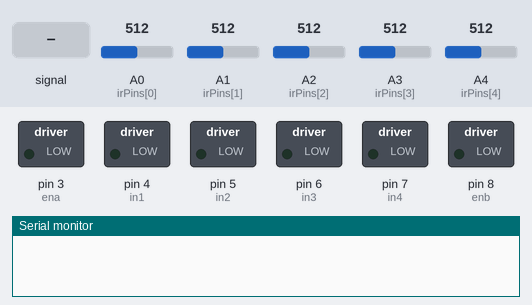
A sketch run on a simulated Arduino Uno, built with avr-gcc and run on an emulated ATmega328P. Parts: switched loads named in the sketch (green lamp = pin HIGH), the last lines printed to the serial monitor. The inputs (shaded band) are chosen by the test bench; at power-on: A0 (irPins[0]) = 512, A1 (irPins[1]) = 512, A4 (irPins[4]) = 512, A2 (irPins[2]) = 512, A3 (irPins[3]) = 512.

Above: at 1.2 s.
1.3 s: A0 (irPins[0]) fed a 200 Hz sine of ±81 counts around its level
At 1.64 s:
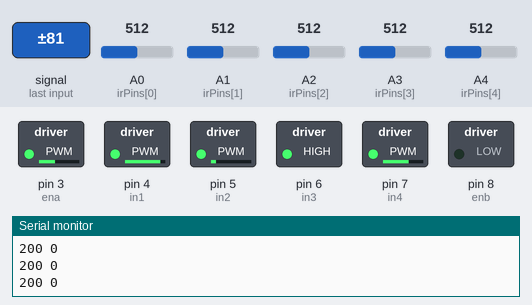
4.3 s: A0 (irPins[0]) set to 490
5.8 s: A1 (irPins[1]) set to 482
At 6.7 s:
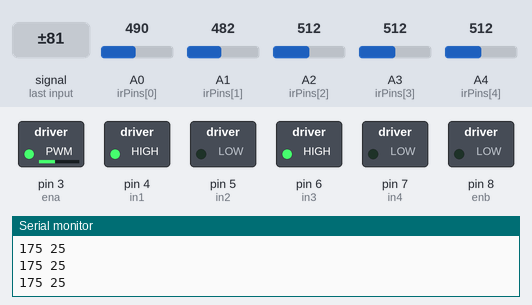
7.3 s: A1 (irPins[1]) set to 510
At 7.7 s:
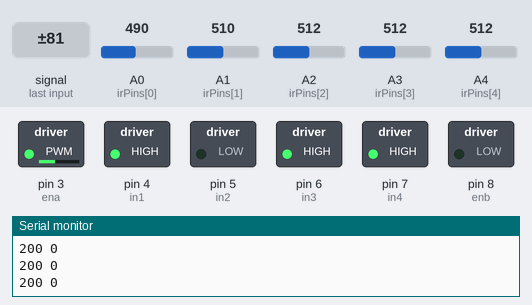
8.8 s: A0 (irPins[0]) set to 515
At 9.7 s:
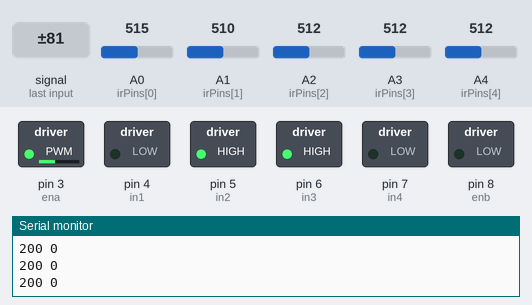
10.3 s: A4 (irPins[4]) set to 485
At 11.5 s:
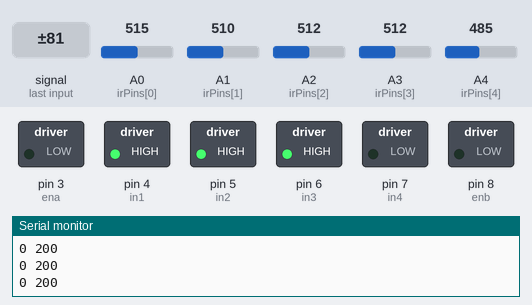
Timing chart, 0 to 12.8 s (numbered marks = the images above; inputs shaded):
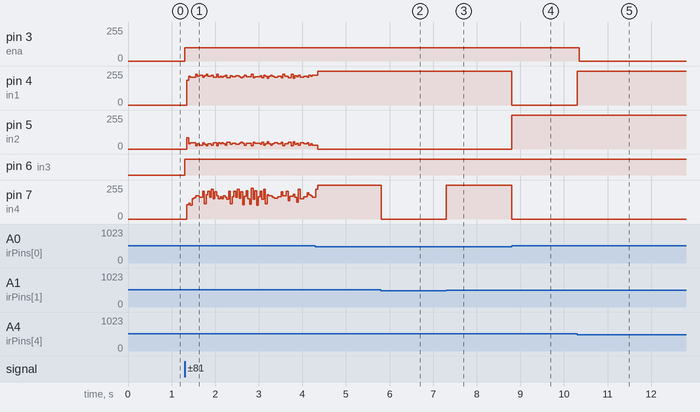

Measured:
- the behaviour switches between 501 and 500 on A1 (irPins[1]) (found by bisection; images 1 and 2)
- the behaviour switches between 500 and 501 on A0 (irPins[0]) (found by bisection; images 3 and 4)
- the behaviour switches between 501 and 500 on A4 (irPins[4]) (found by bisection; images 4 and 5)
- after the input at 1.3 s, pin 3 (ena): 0/255 → 100/255 at once; pin 6 (in3): LOW → HIGH at once
- after the input at 5.8 s, pin 7 (in4): 255/255 → 0/255 at once
- after the input at 7.3 s, pin 7 (in4): 0/255 → 255/255 at once
- after the input at 8.8 s, pin 4 (in1), pin 7 (in4): 255/255 → 0/255 at once; pin 5 (in2): 0/255 → 255/255 at once
- after the input at 10.3 s, pin 3 (ena): 100/255 → 0/255 after 0.05 s; pin 4 (in1): 0/255 → 255/255 at once

The sketch:

lfr_pid.ino
```cpp
//motor
#define ena 3
#define in1 4
#define in2 5
#define in3 6
#define in4 7
#define enb 8
#define baseSpeed 100

//sensor
#define sensNum 5
int threshold = 500;
int sValues[sensNum], lastSensor;
int irPins[]={A0,A1,A2,A3,A4};

//pid
float kp = 5;
float kd = 5;
float ki = 1;
int prevError;
float dt,lastTime;

void initialize()
{
  pinMode(in1,OUTPUT);
  pinMode(in2,OUTPUT);
  pinMode(in3,OUTPUT);
  pinMode(in4,OUTPUT);
  pinMode(ena,OUTPUT);
  pinMode(enb,OUTPUT);

  digitalWrite(in1,LOW);
  digitalWrite(in2,LOW);
  digitalWrite(in3,LOW);
  digitalWrite(in4,LOW);

  lastSensor = 0;
  prevError = 0;
  lastTime = 0;
}

int sensor()
{
  for(int i=0; i<sensNum; i++)
  {
    if(analogRead(irPins[i])>threshold)
    sValues[i]=0;
    else
    sValues[i]=1;
  }
  int error, state, weight, linePosition;
  state = sValues[0]+sValues[1]+sValues[2]+sValues[3]+sValues[4];

  if(state==0)
  return 404;

  weight = 10*sValues[0]+20*sValues[1]+30*sValues[2]+40*sValues[3]+50*sValues[4];
  linePosition = (weight/state);
  error = 30 - linePosition;

  if(sValues[0]==1)
  lastSensor=1;
  if(sValues[4]==1)
  lastSensor=2;

  return error;
}

void motor(int lSpeed, int rSpeed)
{
  if(lSpeed==0)
  {
    digitalWrite(in1,HIGH);
    digitalWrite(in2,HIGH);
  }
  else if(lSpeed>0)
  {
    digitalWrite(in1,HIGH);
    digitalWrite(in2,LOW);
  }
  else if(lSpeed<0)
  {
    digitalWrite(in1,LOW);
    digitalWrite(in2,HIGH);
  }
  if(rSpeed==0)
  {
    digitalWrite(in3,HIGH);
    digitalWrite(in4,HIGH);
  }
  else if(rSpeed>0)
  {
    digitalWrite(in3,HIGH);
    digitalWrite(in4,LOW);
  }
  else if(rSpeed<0)
  {
    digitalWrite(in3,LOW);
    digitalWrite(in4,HIGH);
  }
  if(abs(lSpeed)>baseSpeed)
  lSpeed=baseSpeed;
  if(abs(rSpeed)>baseSpeed)
  rSpeed=baseSpeed;

  analogWrite(ena, abs(lSpeed));
  analogWrite(enb, abs(rSpeed));
}

void PIDlineflw()
{
  int error,strValue;
  float P,I,D;

  error = sensor();

  if(error==404)
  {
    if(lastSensor == 1)
    motor(-180,180);
    else if(lastSensor == 2)
    motor(180,-180);
  }
  else
  {
    P = error;
    I += error*dt;
    D = (error-prevError)/dt;
    prevError=error;
    strValue = (kp*P)+(ki*I)+(kd*D);
    int left = constrain(baseSpeed+strValue,0,255);
    int right = constrain(baseSpeed-strValue,0,255);

    motor(left, right);
 Serial.print(left);
 Serial.print(' ');
 Serial.print(right);
 Serial.println();
  }
}

void setup() {
  initialize();
  Serial.begin(9600);
}

void loop() {
  unsigned long now = millis();
  dt = (now-lastTime)/1000UL;
  lastTime = now;
 PIDlineflw();

}
```
